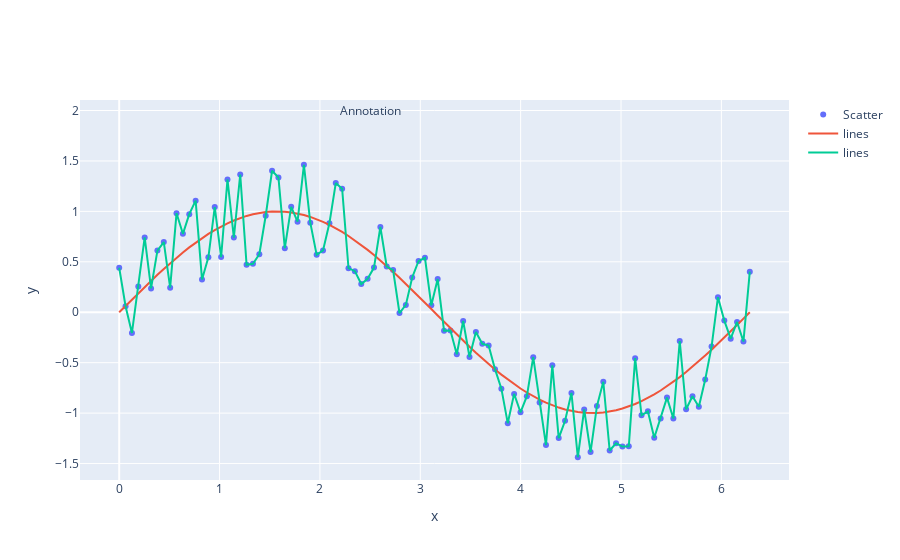

Notebook cell for this chart:
### Code cell
f.update_layout(xaxis={'title':'x'},yaxis={'title':'y'})
